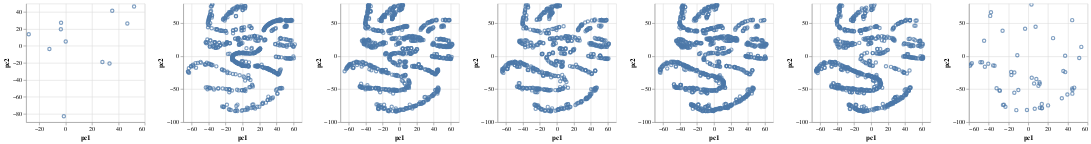

Notebook code cell kept with this figure:
### Code cell
import altair as alt

plots = []

for label in np.unique(y):
    tse = pd.DataFrame({'tSNE-X': tf[y == label, 0], 'tSNE-Y': tf[y == label, 1]})
    tse = alt.Chart(tse).mark_point().encode(x='tSNE-X', y='tSNE-Y').properties(width=200, height=200).interactive() 
    tse.append(plot)

alt.hconcat(*plots)

### Figure 1 — Vega-Lite specification as saved in the notebook (floating-point values rounded to 4 significant figures; data arrays with more than 128 entries replaced by an {"elided": "..."} marker saying what was removed)
{"$schema": "https://vega.github.io/schema/vega-lite/v3.4.0.json", "config": {"mark": {"tooltip": null}, "view": {"height": 300, "width": 400}}, "datasets": {"data-0baa634ea900966d037d8fd34aea801e": {"elided": "659 records"}, "data-1d6921f567b6b14ec12e6db146edf209": {"elided": "934 records"}, "data-4406e9ff27426907c78ddf0f1c5c91a5": [{"pc1": 33.31, "pc2": -20.79}, {"pc1": 46.83, "pc2": 26.47}, {"pc1": 35.37, "pc2": 41.44}, {"pc1": 0.06964, "pc2": 5.215}, {"pc1": -3.468, "pc2": 27.41}, {"pc1": -27.98, "pc2": 13.7}, {"pc1": 51.94, "pc2": 46.49}, {"pc1": -12.31, "pc2": -3.6}, {"pc1": -1.34, "pc2": -83.05}, {"pc1": -3.625, "pc2": 19.58}, {"pc1": 27.91, "pc2": -18.94}], "data-61a9712930140a16f5a361b8a5f0704d": {"elided": "753 records"}, "data-6bb33057d368836b7e40a97a98df06aa": {"elided": "927 records"}, "data-c2c9979a35f655f109a7ee7935aeef7d": [{"pc1": -17.07, "pc2": -28.61}, {"pc1": -58.98, "pc2": -14.42}, {"pc1": 44.75, "pc2": -51.06}, {"pc1": -25.59, "pc2": -73.8}, {"pc1": 13.95, "pc2": -78.69}, {"pc1": -34.14, "pc2": -14.49}, {"pc1": -57.07, "pc2": -10.73}, {"pc1": 39.59, "pc2": -58.0}, {"pc1": 25.09, "pc2": 27.51}, {"pc1": 6.547, "pc2": -79.61}, {"pc1": -46.75, "pc2": -9.012}, {"pc1": -40.48, "pc2": -11.27}, {"pc1": 37.31, "pc2": 0.6954}, {"pc1": 33.97, "pc2": -63.64}, {"pc1": -32.05, "pc2": -48.54}, {"pc1": 46.52, "pc2": -47.6}, {"pc1": 44.6, "pc2": -56.7}, {"pc1": -3.211, "pc2": 41.65}, {"pc1": 3.522, "pc2": -32.55}, {"pc1": 11.74, "pc2": -78.19}, {"pc1": 37.43, "pc2": -24.02}, {"pc1": -28.73, "pc2": -52.15}, {"pc1": -48.41, "pc2": -8.994}, {"pc1": 51.57, "pc2": -2.747}, {"pc1": -12.08, "pc2": -81.74}, {"pc1": 11.58, "pc2": -41.77}, {"pc1": -10.05, "pc2": -51.11}, {"pc1": -23.13, "pc2": -76.65}, {"pc1": 20.06, "pc2": -74.54}, {"pc1": -1.319, "pc2": -81.46}, {"pc1": 5.9, "pc2": -41.24}, {"pc1": 53.67, "pc2": 14.24}, {"pc1": -17.31, "pc2": -23.75}, {"pc1": 11.35, "pc2": -39.53}, {"pc1": -43.9, "pc2": -15.77}, {"pc1": 13.7, "pc2": -72.49}, {"pc1": -35.56, "pc2": -13.86}, {"pc1": 3.237, "pc2": 78.56}, {"pc1": -25.99, "pc2": 38.64}, {"pc1": -29.14, "pc2": -51.89}, {"pc1": -24.63, "pc2": -73.58}, {"pc1": 7.404, "pc2": 44.7}, {"pc1": -14.11, "pc2": -55.35}, {"pc1": -37.71, "pc2": 66.87}, {"pc1": 8.171, "pc2": -34.57}, {"pc1": 44.44, "pc2": 54.85}, {"pc1": 13.6, "pc2": -78.92}, {"pc1": -38.49, "pc2": 61.3}, {"pc1": 44.55, "pc2": -48.87}, {"pc1": 35.5, "pc2": -22.48}, {"pc1": -11.09, "pc2": 1.665}, {"pc1": 10.28, "pc2": -44.9}, {"pc1": -44.69, "pc2": 23.49}, {"pc1": -14.09, "pc2": -24.71}, {"pc1": -58.2, "pc2": -12.45}], "data-f1b13aa978d28c691f5da0b8639ff2a7": {"elided": "661 records"}}, "hconcat": [{"data": {"name": "data-4406e9ff27426907c78ddf0f1c5c91a5"}, "encoding": {"x": {"field": "pc1", "type": "quantitative"}, "y": {"field": "pc2", "type": "quantitative"}}, "height": 200, "mark": "point", "selection": {"selector001": {"bind": "scales", "encodings": ["x", "y"], "type": "interval"}}, "width": 200}, {"data": {"name": "data-0baa634ea900966d037d8fd34aea801e"}, "encoding": {"x": {"field": "pc1", "type": "quantitative"}, "y": {"field": "pc2", "type": "quantitative"}}, "height": 200, "mark": "point", "selection": {"selector002": {"bind": "scales", "encodings": ["x", "y"], "type": "interval"}}, "width": 200}, {"data": {"name": "data-1d6921f567b6b14ec12e6db146edf209"}, "encoding": {"x": {"field": "pc1", "type": "quantitative"}, "y": {"field": "pc2", "type": "quantitative"}}, "height": 200, "mark": "point", "selection": {"selector003": {"bind": "scales", "encodings": ["x", "y"], "type": "interval"}}, "width": 200}, {"data": {"name": "data-f1b13aa978d28c691f5da0b8639ff2a7"}, "encoding": {"x": {"field": "pc1", "type": "quantitative"}, "y": {"field": "pc2", "type": "quantitative"}}, "height": 200, "mark": "point", "selection": {"selector004": {"bind": "scales", "encodings": ["x", "y"], "type": "interval"}}, "width": 200}, {"data": {"name": "data-6bb33057d368836b7e40a97a98df06aa"}, "encoding": {"x": {"field": "pc1", "type": "quantitative"}, "y": {"field": "pc2", "type": "quantitative"}}, "height": 200, "mark": "point", "selection": {"selector005": {"bind": "scales", "encodings": ["x", "y"], "type": "interval"}}, "width": 200}, {"data": {"name": "data-61a9712930140a16f5a361b8a5f0704d"}, "encoding": {"x": {"field": "pc1", "type": "quantitative"}, "y": {"field": "pc2", "type": "quantitative"}}, "height": 200, "mark": "point", "selection": {"selector006": {"bind": "scales", "encodings": ["x", "y"], "type": "interval"}}, "width": 200}, {"data": {"name": "data-c2c9979a35f655f109a7ee7935aeef7d"}, "encoding": {"x": {"field": "pc1", "type": "quantitative"}, "y": {"field": "pc2", "type": "quantitative"}}, "height": 200, "mark": "point", "selection": {"selector007": {"bind": "scales", "encodings": ["x", "y"], "type": "interval"}}, "width": 200}]}
